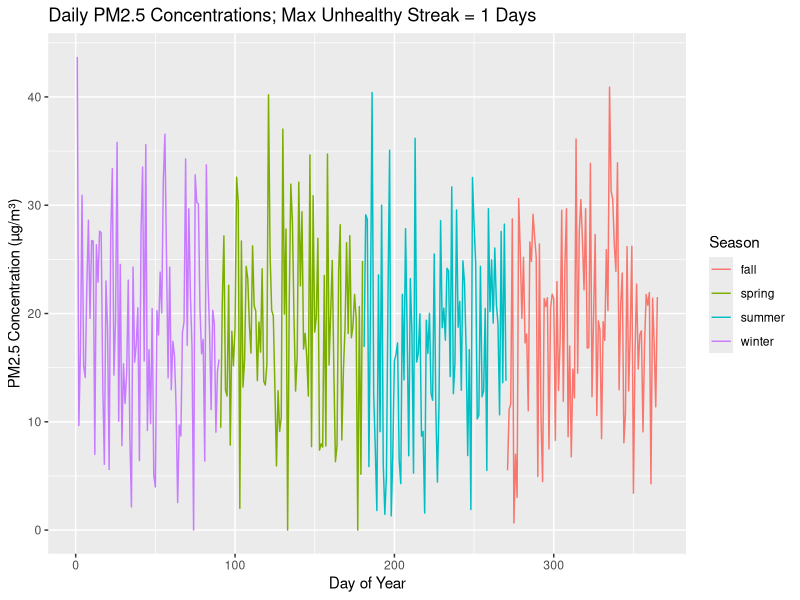
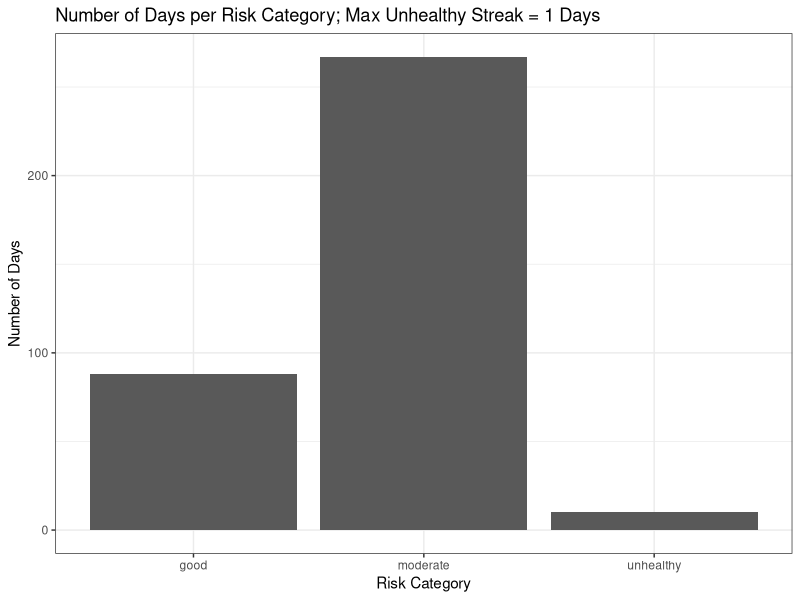

Write the R code that produced these figures, in order.
## ---- chunk 1
# Create sequence of days
day <- 1:365

# Generate realistic daily PM2.5 values (urban air quality)
# Average around 18 µg/m³ with some variability
pm25 <- rnorm(365, mean = 18, sd = 9)

# Prevent negative values
pm25 <- pmax(pm25, 0)

# Create season factor based on day number
season <- ifelse(day <= 90, "winter",
          ifelse(day <= 180, "spring",
          ifelse(day <= 270, "summer", "fall")))

season <- as.factor(season)

# Create empty risk column
risk <- NA

# Combine into data frame
air_quality <- data.frame(
  day = day,
  pm25 = pm25,
  season = season,
  risk = risk
)

# View first few rows
head(air_quality)
## ---- chunk 2
#initializing
current_unhealthy_streak <- 0 
max_unhealthy_streak <- 0

#risk column
for(i in 1:nrow(air_quality)) {
  air_quality$risk[i] <- ifelse(
    air_quality$pm25[i] < 12, "good",
    ifelse(air_quality$pm25[i] <= 35.4, "moderate", "unhealthy")
  )
 #consequtive unhealthy days
if(air_quality$risk[i] == "unhealthy") {
  current_unhealthy_streak <- current_unhealthy_streak + 1
  if(current_unhealthy_streak > max_unhealthy_streak) {
    max_unhealthy_streak <- current_unhealthy_streak
  }
} else {
  current_unhealthy_streak <- 0
} 
}


head(air_quality)
max_unhealthy_streak
air_quality

## ---- chunk 3
#number of unhealthy days in each season

#initialize 
winter_unhealthy <- 0
spring_unhealthy <- 0
summer_unhealthy <- 0
fall_unhealthy <- 0

for(i in 1:nrow(air_quality)) {
  if (air_quality$risk[i] == "unhealthy") {
    if (air_quality$season[i] == "winter") {
      winter_unhealthy <- winter_unhealthy + 1
    } else if (air_quality$season[i] == "spring") {
      spring_unhealthy <- spring_unhealthy + 1
    } else if (air_quality$season[i] == "summer") {
      summer_unhealthy <- summer_unhealthy + 1
    } else {
      fall_unhealthy <- fall_unhealthy <- 1
    }
  }
}

winter_unhealthy
spring_unhealthy
summer_unhealthy
fall_unhealthy
## ---- chunk 4
library(ggplot2)

ggplot(air_quality, aes(x = day, y = pm25, color = season)) +
  geom_line()+
  labs(title = sprintf("Daily PM2.5 Concentrations; Max Unhealthy Streak = %s Days",
                       max_unhealthy_streak),
       x = "Day of Year",
       y = "PM2.5 Concentration (µg/m³)",
       color = "Season")

ggplot(air_quality, aes(x = risk)) +
  geom_bar() +
  labs(title = sprintf("Number of Days per Risk Category; Max Unhealthy Streak = %s Days", max_unhealthy_streak),
       x = "Risk Category",
       y = "Number of Days") +
  theme_bw()
